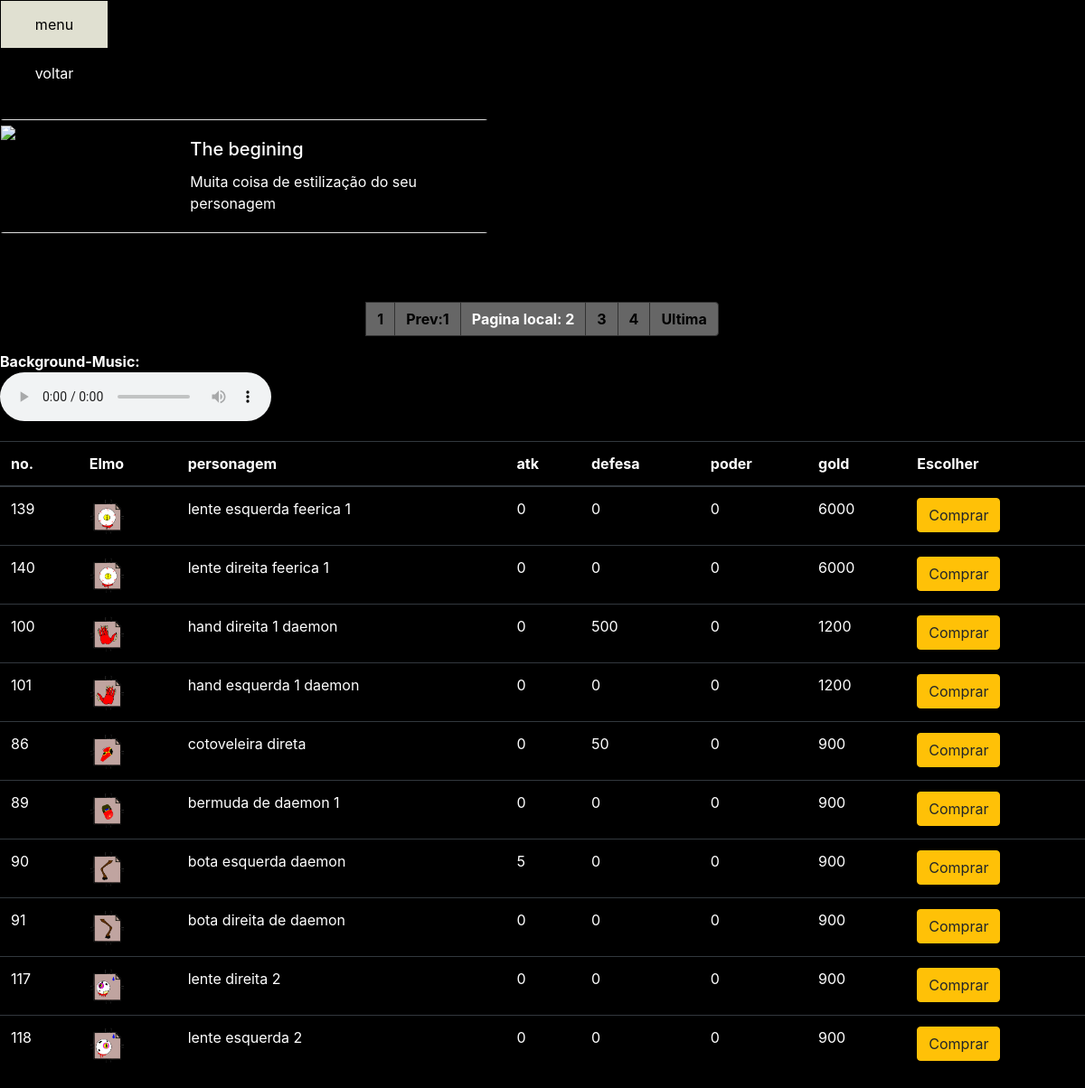
Page /menus/static/key_12thebegin.php?pagina=2 on the committed database.
### tables this page shows
CREATE TABLE IF NOT EXISTS `shops` (
  `inv_id` int(6) NOT NULL AUTO_INCREMENT,
  `inv_dono` varchar(250) DEFAULT NULL,
  `inv_nome` varchar(250) DEFAULT NULL,
  `inv_nome_item` varchar(250) DEFAULT NULL,
  `inv_mod` varchar(5000) DEFAULT NULL,
  `inv_slots` int(9) DEFAULT NULL,
  `inv_gold` int(8) DEFAULT NULL,
  `nome_da` varchar(250) DEFAULT NULL,
  `inv_type` varchar(250) DEFAULT NULL,
  `inv_loot` int(8) DEFAULT NULL,
  `inv_capacidade` int(14) DEFAULT NULL,
  `inv_atk` int(7) DEFAULT NULL,
  `inv_def` int(7) DEFAULT NULL,
  `inv_pw` int(7) DEFAULT NULL,
  `inv_hp_min` int(10) DEFAULT NULL,
  `inv_hp_max` int(10) DEFAULT NULL,
  `inv_mp_min` int(10) DEFAULT NULL,
  `inv_mp_max` int(10) DEFAULT NULL,
  `inv_tipo` varchar(250) DEFAULT NULL,
  `inv_kit` varchar(250) DEFAULT NULL,
  `inv_shop` varchar(250) DEFAULT NULL,
  `inv_cod_1` varchar(250) DEFAULT NULL,
  `inv_cod_2` varchar(250) DEFAULT NULL,
  `inv_cod_3` varchar(250) DEFAULT NULL,
  `inv_cod_final` varchar(250) DEFAULT NULL,
  PRIMARY KEY (`inv_id`)
);

### menus/static/key_12thebegin.php (the view, shortened to what this page needs)
<?php
include('../../login-cadastro/db/conexao.php');
?>
<!DOCTYPE html>
<html lang="pt-br">
  <head>
           <link rel="stylesheet" href="../../home/View/css/key_23.css">
           <link rel="stylesheet" href="https://maxcdn.bootstrapcdn.com/bootstrap/4.0.0/css/bootstrap.min.css">
  <link rel="stylesheet" href="css/styles.css?v=1.0">
  </head>
  <body>
  <div class="links">
  <a class= "menu" href="key_24.php">menu</a>
<br>
  <a class= "voltar" href="key_473.php">voltar</a>
<br>
</div>
    </a><br>
   <div class="card mb-3" style="max-width: 540px;">
  <div class="row g-0">
    <div class="col-md-4">
      <img src="../../static/npcs2/varcella17.png" >
    </div>
    <div class="col-md-8">
      <div class="card-body">
        <h5 class="card-title">The begining</h5>
        <p class="card-text">Muita coisa de estilização  do seu personagem</p>
      </div>
    </div>
  </div>
</div>
<table class="table table-dark">
  <thead>
    <tr>
      <th scope="col">no.</th>
      <th scope="col">Elmo</th>
      <th scope="col">personagem</th>
      <th scope="col">atk</th>
      <th scope="col">defesa</th>
       <th scope="col">poder</th>
       <th scope="col">gold</th>
      <th scope="col">Escolher</th>
    </tr>
  </thead>
  <tbody>
    <?php
    $pagina_atual = filter_input(INPUT_GET,'pagina', FILTER_SANITIZE_NUMBER_INT);
    $pagina = (!empty($pagina_atual)) ? $pagina_atual : 1;
    $qnt_result_pg = 10;
    $inicio = ($qnt_result_pg * $pagina) - $qnt_result_pg;
$result_usuarios= $pdo-> prepare( "SELECT * FROM shops  WHERE nome_da = 'The_Begin' ORDER BY inv_gold desc LIMIT $qnt_result_pg OFFSET $inicio");
$result_usuarios-> execute();
$resultado_usuarios = $result_usuarios-> fetchAll( PDO::FETCH_ASSOC );
foreach($resultado_usuarios as  $row_usuario) {
echo "<form action='key_12enemy1_bck.php' method='POST'>";
      echo "<div class='buttoin'>";
            echo "<div class='card-content'>";
            echo "<div class='content'>";
          echo "<tr>";
          echo "<td scope='row'>".$row_usuario['inv_id']."</td>";
          echo "<td><img style='width:40px;height:40px' src=".$row_usuario['inv_nome']."></td>";
          echo "<td>" .$row_usuario["inv_nome_item"]. "</td>";
          echo "<td>" . $row_usuario['inv_atk'] . "</td>";
          echo "<td>" . $row_usuario['inv_def'] . "</td>";
          echo "<td>" . $row_usuario['inv_pw'] . "</td>";
         echo "<td>" . $row_usuario['inv_gold'] . "</td>";
 echo "<td><button type='submit' class='btn btn-warning'>Comprar</button></td>";
 echo "</div>";
            echo "</div>";
            echo "</div>";
      echo "</form>";
    }
    $result_pg= $pdo-> prepare( "SELECT COUNT(inv_id) AS num_result FROM shops WHERE nome_da = 'The_Begin'");
    $result_pg-> execute();
$resultado_pg = $result_pg-> fetchAll( PDO::FETCH_ASSOC );
foreach($resultado_pg as   $row_pg ) {
    $quantidade_pg = ceil($row_pg['num_result'] / $qnt_result_pg);
    $max_links = 2;
       echo "<nav aria-label='Page navigation example'>";
        echo "<ul class='pagination justify-content-center'>";
     echo " <a href='key_12thebegin.php?pagina=1'class='page-link' aria-label='Goto page 1'>1</a>";
    for($pag_ant = $pagina - $max_links; $pag_ant <= $pagina - 1; $pag_ant++){
      if($pag_ant >= 1){
        echo "<li class='page-item'><a class='page-link' href='key_12thebegin.php?pagina=$pag_ant' > Prev:".$pag_ant."</a></li>";
      }
    }
    echo "<li class='page-item'><a class='page-link' aria-current='page'>Pagina local: ".$pagina." </a></li> ";
    for($pag_dep = $pagina + 1; $pag_dep <= $pagina + $max_links; $pag_dep++){
      if($pag_dep <= $quantidade_pg){
        echo "<li class='page-item'><a class='page-link' href='key_12thebegin.php?pagina=$pag_dep'>$pag_dep</a> </li>";
      }
    }
    echo "<li class='page-item'><a class='page-link' href='key_12thebegin.php?pagina=$quantidade_pg' class='page-link' aria-label='Goto page 86'>Ultima</a></li>";
      echo "</ul>";
        echo "</nav>";
}
 ?>
    <figure>
    <figcaption style="color:white; font-weight: bold ">Background-Music:</figcaption>
    <audio
        controls
        loop
        play
        src="../ost/theme.mp3">
    </audio>
    <br/>
</figure>
     </body>
</html>

### home/View/css/key_23.css (style rules this page uses)
* { margin: 0; padding: 0; background-color:black ; }
img { width:40px; height:40px; }
a.page-link { background-color:#666666; color:black ; font-weight: bold; border:1px solid rgb(50,50,50); }
.btn { background-color:black; color:white; border: 2px solid #666666; }
a.menu:link, a.menu:visited, a.voltar:link, a.voltar:visited { background-color: #000; border: 1px solid #000; color: white; display: inline-block; padding: 14px 25px; text-align: center; text-decoration: none; width:100%; }
.links { width:120px; }

### menus/static/styles.css (style rules this page uses)
.buttoin { border: 3px solid black ; }
body { position:relative; background-color:black; color:white; }
a.menu:link, a.menu:visited, a.voltar:link, a.voltar:visited { background-color: #000; border: 1px solid #000; color: white; display: inline-block; padding: 14px 25px; text-align: center; text-decoration: none; width:100%; }
.links { width:120px; }
img { width:200px; height:auto ; }

### menus/static/key_12thebegin.php (style rules this page uses)
.buttoin { border: 3px solid black ; }
body { position:relative; background-color:black; color:white; }
a.menu:link, a.menu:visited, a.voltar:link, a.voltar:visited { background-color: #000; border: 1px solid #000; color: white; display: inline-block; padding: 14px 25px; text-align: center; text-decoration: none; width:100%; }
.links { width:120px; }
img { width:200px; height:auto ; }

### rows in the picture
shops: inv_id "139", inv_nome (picture), inv_nome_item "lente esquerda feerica 1", inv_atk "0", inv_def "0", inv_pw "0", inv_gold "6000"
shops: inv_id "140", inv_nome (picture), inv_nome_item "lente direita feerica 1", inv_atk "0", inv_def "0", inv_pw "0", inv_gold "6000"
shops: inv_id "100", inv_nome (picture), inv_nome_item "hand direita 1 daemon", inv_atk "0", inv_def "500", inv_pw "0", inv_gold "1200"
shops: inv_id "101", inv_nome (picture), inv_nome_item "hand esquerda 1 daemon", inv_atk "0", inv_def "0", inv_pw "0", inv_gold "1200"
shops: inv_id "86", inv_nome (picture), inv_nome_item "cotoveleira direta", inv_atk "0", inv_def "50", inv_pw "0", inv_gold "900"
shops: inv_id "89", inv_nome (picture), inv_nome_item "bermuda de daemon 1", inv_atk "0", inv_def "0", inv_pw "0", inv_gold "900"
shops: inv_id "90", inv_nome (picture), inv_nome_item "bota esquerda daemon", inv_atk "5", inv_def "0", inv_pw "0", inv_gold "900"
shops: inv_id "91", inv_nome (picture), inv_nome_item "bota direita de daemon", inv_atk "0", inv_def "0", inv_pw "0", inv_gold "900"
shops: inv_id "117", inv_nome (picture), inv_nome_item "lente direita 2", inv_atk "0", inv_def "0", inv_pw "0", inv_gold "900"
shops: inv_id "118", inv_nome (picture), inv_nome_item "lente esquerda 2", inv_atk "0", inv_def "0", inv_pw "0", inv_gold "900"
